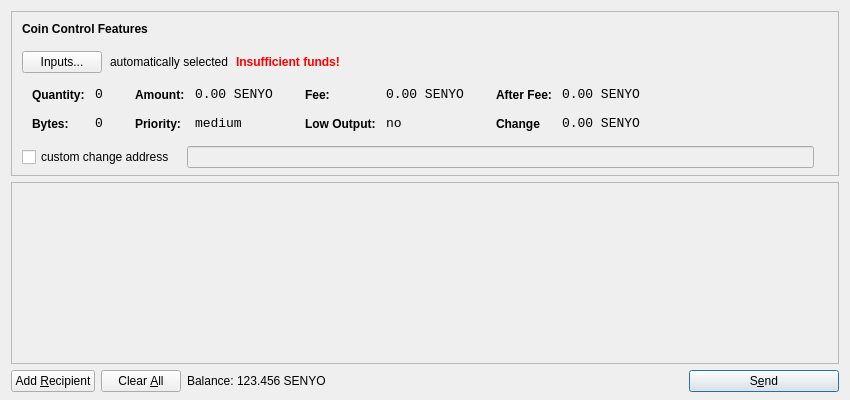
<?xml version="1.0" encoding="UTF-8"?>
<ui version="4.0">
 <class>SendCoinsDialog</class>
 <widget class="QDialog" name="SendCoinsDialog">
  <property name="geometry">
   <rect>
    <x>0</x>
    <y>0</y>
    <width>850</width>
    <height>400</height>
   </rect>
  </property>
  <property name="windowTitle">
   <string>Send Coins</string>
  </property>
  <layout class="QVBoxLayout" name="verticalLayout" stretch="0,1,0">
   <property name="bottomMargin">
    <number>8</number>
   </property>
   <item>
    <widget class="QFrame" name="frameCoinControl">
     <property name="sizePolicy">
      <sizepolicy hsizetype="Expanding" vsizetype="Expanding">
       <horstretch>0</horstretch>
       <verstretch>0</verstretch>
      </sizepolicy>
     </property>
     <property name="maximumSize">
      <size>
       <width>16777215</width>
       <height>16777215</height>
      </size>
     </property>
     <property name="frameShape">
      <enum>QFrame::StyledPanel</enum>
     </property>
     <property name="frameShadow">
      <enum>QFrame::Sunken</enum>
     </property>
     <layout class="QVBoxLayout" name="verticalLayoutCoinControl2">
      <property name="spacing">
       <number>-1</number>
      </property>
      <property name="leftMargin">
       <number>0</number>
      </property>
      <property name="topMargin">
       <number>0</number>
      </property>
      <property name="rightMargin">
       <number>0</number>
      </property>
      <property name="bottomMargin">
       <number>6</number>
      </property>
      <item>
       <layout class="QVBoxLayout" name="verticalLayoutCoinControl" stretch="0,0,0,0,1">
        <property name="spacing">
         <number>0</number>
        </property>
        <property name="leftMargin">
         <number>10</number>
        </property>
        <property name="topMargin">
         <number>10</number>
        </property>
        <item>
         <layout class="QHBoxLayout" name="horizontalLayoutCoinControl1">
          <property name="bottomMargin">
           <number>15</number>
          </property>
          <item>
           <widget class="QLabel" name="labelCoinControlFeatures">
            <property name="sizePolicy">
             <sizepolicy hsizetype="Preferred" vsizetype="Maximum">
              <horstretch>0</horstretch>
              <verstretch>0</verstretch>
             </sizepolicy>
            </property>
            <property name="font">
             <font>
              <weight>75</weight>
              <bold>true</bold>
             </font>
            </property>
            <property name="styleSheet">
             <string notr="true">font-weight:bold;</string>
            </property>
            <property name="text">
             <string>Coin Control Features</string>
            </property>
           </widget>
          </item>
         </layout>
        </item>
        <item>
         <layout class="QHBoxLayout" name="horizontalLayoutCoinControl2" stretch="0,0,0,0">
          <property name="spacing">
           <number>8</number>
          </property>
          <property name="bottomMargin">
           <number>10</number>
          </property>
          <item>
           <widget class="QPushButton" name="pushButtonCoinControl">
            <property name="styleSheet">
             <string notr="true"/>
            </property>
            <property name="text">
             <string>Inputs...</string>
            </property>
           </widget>
          </item>
          <item>
           <widget class="QLabel" name="labelCoinControlAutomaticallySelected">
            <property name="text">
             <string>automatically selected</string>
            </property>
            <property name="margin">
             <number>5</number>
            </property>
           </widget>
          </item>
          <item>
           <widget class="QLabel" name="labelCoinControlInsuffFunds">
            <property name="font">
             <font>
              <weight>75</weight>
              <bold>true</bold>
             </font>
            </property>
            <property name="styleSheet">
             <string notr="true">color:red;font-weight:bold;</string>
            </property>
            <property name="text">
             <string>Insufficient funds!</string>
            </property>
            <property name="margin">
             <number>5</number>
            </property>
           </widget>
          </item>
          <item>
           <spacer name="horizontalSpacerCoinControl">
            <property name="orientation">
             <enum>Qt::Horizontal</enum>
            </property>
            <property name="sizeHint" stdset="0">
             <size>
              <width>40</width>
              <height>1</height>
             </size>
            </property>
           </spacer>
          </item>
         </layout>
        </item>
        <item>
         <widget class="QWidget" name="widgetCoinControl" native="true">
          <property name="sizePolicy">
           <sizepolicy hsizetype="Preferred" vsizetype="Preferred">
            <horstretch>0</horstretch>
            <verstretch>0</verstretch>
           </sizepolicy>
          </property>
          <property name="minimumSize">
           <size>
            <width>0</width>
            <height>0</height>
           </size>
          </property>
          <property name="styleSheet">
           <string notr="true"/>
          </property>
          <layout class="QHBoxLayout" name="horizontalLayoutCoinControl5">
           <property name="margin">
            <number>0</number>
           </property>
           <item>
            <layout class="QHBoxLayout" name="horizontalLayoutCoinControl3" stretch="0,0,0,1">
             <property name="spacing">
              <number>20</number>
             </property>
             <property name="topMargin">
              <number>0</number>
             </property>
             <property name="bottomMargin">
              <number>10</number>
             </property>
             <item>
              <layout class="QFormLayout" name="formLayoutCoinControl1">
               <property name="horizontalSpacing">
                <number>10</number>
               </property>
               <property name="verticalSpacing">
                <number>14</number>
               </property>
               <property name="leftMargin">
                <number>10</number>
               </property>
               <property name="topMargin">
                <number>4</number>
               </property>
               <property name="rightMargin">
                <number>6</number>
               </property>
               <item row="0" column="0">
                <widget class="QLabel" name="labelCoinControlQuantityText">
                 <property name="styleSheet">
                  <string notr="true">font-weight:bold;</string>
                 </property>
                 <property name="text">
                  <string>Quantity:</string>
                 </property>
                 <property name="margin">
                  <number>0</number>
                 </property>
                </widget>
               </item>
               <item row="0" column="1">
                <widget class="QLabel" name="labelCoinControlQuantity">
                 <property name="font">
                  <font>
                   <family>Monospace</family>
                   <pointsize>10</pointsize>
                  </font>
                 </property>
                 <property name="cursor">
                  <cursorShape>IBeamCursor</cursorShape>
                 </property>
                 <property name="contextMenuPolicy">
                  <enum>Qt::ActionsContextMenu</enum>
                 </property>
                 <property name="text">
                  <string>0</string>
                 </property>
                 <property name="margin">
                  <number>0</number>
                 </property>
                 <property name="textInteractionFlags">
                  <set>Qt::LinksAccessibleByMouse|Qt::TextSelectableByKeyboard|Qt::TextSelectableByMouse</set>
                 </property>
                </widget>
               </item>
               <item row="1" column="0">
                <widget class="QLabel" name="labelCoinControlBytesText">
                 <property name="styleSheet">
                  <string notr="true">font-weight:bold;</string>
                 </property>
                 <property name="text">
                  <string>Bytes:</string>
                 </property>
                </widget>
               </item>
               <item row="1" column="1">
                <widget class="QLabel" name="labelCoinControlBytes">
                 <property name="font">
                  <font>
                   <family>Monospace</family>
                   <pointsize>10</pointsize>
                  </font>
                 </property>
                 <property name="cursor">
                  <cursorShape>IBeamCursor</cursorShape>
                 </property>
                 <property name="contextMenuPolicy">
                  <enum>Qt::ActionsContextMenu</enum>
                 </property>
                 <property name="text">
                  <string>0</string>
                 </property>
                 <property name="textInteractionFlags">
                  <set>Qt::LinksAccessibleByMouse|Qt::TextSelectableByKeyboard|Qt::TextSelectableByMouse</set>
                 </property>
                </widget>
               </item>
              </layout>
             </item>
             <item>
              <layout class="QFormLayout" name="formLayoutCoinControl2">
               <property name="horizontalSpacing">
                <number>10</number>
               </property>
               <property name="verticalSpacing">
                <number>14</number>
               </property>
               <property name="leftMargin">
                <number>6</number>
               </property>
               <property name="topMargin">
                <number>4</number>
               </property>
               <property name="rightMargin">
                <number>6</number>
               </property>
               <item row="0" column="0">
                <widget class="QLabel" name="labelCoinControlAmountText">
                 <property name="styleSheet">
                  <string notr="true">font-weight:bold;</string>
                 </property>
                 <property name="text">
                  <string>Amount:</string>
                 </property>
                 <property name="margin">
                  <number>0</number>
                 </property>
                </widget>
               </item>
               <item row="0" column="1">
                <widget class="QLabel" name="labelCoinControlAmount">
                 <property name="font">
                  <font>
                   <family>Monospace</family>
                   <pointsize>10</pointsize>
                  </font>
                 </property>
                 <property name="cursor">
                  <cursorShape>IBeamCursor</cursorShape>
                 </property>
                 <property name="contextMenuPolicy">
                  <enum>Qt::ActionsContextMenu</enum>
                 </property>
                 <property name="text">
                  <string>0.00 SENYO</string>
                 </property>
                 <property name="textInteractionFlags">
                  <set>Qt::LinksAccessibleByMouse|Qt::TextSelectableByKeyboard|Qt::TextSelectableByMouse</set>
                 </property>
                </widget>
               </item>
               <item row="1" column="0">
                <widget class="QLabel" name="labelCoinControlPriorityText">
                 <property name="styleSheet">
                  <string notr="true">font-weight:bold;</string>
                 </property>
                 <property name="text">
                  <string>Priority:</string>
                 </property>
                </widget>
               </item>
               <item row="1" column="1">
                <widget class="QLabel" name="labelCoinControlPriority">
                 <property name="font">
                  <font>
                   <family>Monospace</family>
                   <pointsize>10</pointsize>
                  </font>
                 </property>
                 <property name="cursor">
                  <cursorShape>IBeamCursor</cursorShape>
                 </property>
                 <property name="contextMenuPolicy">
                  <enum>Qt::ActionsContextMenu</enum>
                 </property>
                 <property name="text">
                  <string>medium</string>
                 </property>
                 <property name="textInteractionFlags">
                  <set>Qt::LinksAccessibleByMouse|Qt::TextSelectableByKeyboard|Qt::TextSelectableByMouse</set>
                 </property>
                </widget>
               </item>
              </layout>
             </item>
             <item>
              <layout class="QFormLayout" name="formLayoutCoinControl3">
               <property name="horizontalSpacing">
                <number>10</number>
               </property>
               <property name="verticalSpacing">
                <number>14</number>
               </property>
               <property name="leftMargin">
                <number>6</number>
               </property>
               <property name="topMargin">
                <number>4</number>
               </property>
               <property name="rightMargin">
                <number>6</number>
               </property>
               <item row="0" column="0">
                <widget class="QLabel" name="labelCoinControlFeeText">
                 <property name="styleSheet">
                  <string notr="true">font-weight:bold;</string>
                 </property>
                 <property name="text">
                  <string>Fee:</string>
                 </property>
                 <property name="margin">
                  <number>0</number>
                 </property>
                </widget>
               </item>
               <item row="0" column="1">
                <widget class="QLabel" name="labelCoinControlFee">
                 <property name="font">
                  <font>
                   <family>Monospace</family>
                   <pointsize>10</pointsize>
                  </font>
                 </property>
                 <property name="cursor">
                  <cursorShape>IBeamCursor</cursorShape>
                 </property>
                 <property name="contextMenuPolicy">
                  <enum>Qt::ActionsContextMenu</enum>
                 </property>
                 <property name="text">
                  <string>0.00 SENYO</string>
                 </property>
                 <property name="textInteractionFlags">
                  <set>Qt::LinksAccessibleByMouse|Qt::TextSelectableByKeyboard|Qt::TextSelectableByMouse</set>
                 </property>
                </widget>
               </item>
               <item row="1" column="0">
                <widget class="QLabel" name="labelCoinControlLowOutputText">
                 <property name="styleSheet">
                  <string notr="true">font-weight:bold;</string>
                 </property>
                 <property name="text">
                  <string>Low Output:</string>
                 </property>
                </widget>
               </item>
               <item row="1" column="1">
                <widget class="QLabel" name="labelCoinControlLowOutput">
                 <property name="font">
                  <font>
                   <family>Monospace</family>
                   <pointsize>10</pointsize>
                  </font>
                 </property>
                 <property name="cursor">
                  <cursorShape>IBeamCursor</cursorShape>
                 </property>
                 <property name="contextMenuPolicy">
                  <enum>Qt::ActionsContextMenu</enum>
                 </property>
                 <property name="text">
                  <string>no</string>
                 </property>
                 <property name="textInteractionFlags">
                  <set>Qt::LinksAccessibleByMouse|Qt::TextSelectableByKeyboard|Qt::TextSelectableByMouse</set>
                 </property>
                </widget>
               </item>
              </layout>
             </item>
             <item>
              <layout class="QFormLayout" name="formLayoutCoinControl4">
               <property name="horizontalSpacing">
                <number>10</number>
               </property>
               <property name="verticalSpacing">
                <number>14</number>
               </property>
               <property name="leftMargin">
                <number>6</number>
               </property>
               <property name="topMargin">
                <number>4</number>
               </property>
               <property name="rightMargin">
                <number>6</number>
               </property>
               <item row="0" column="0">
                <widget class="QLabel" name="labelCoinControlAfterFeeText">
                 <property name="styleSheet">
                  <string notr="true">font-weight:bold;</string>
                 </property>
                 <property name="text">
                  <string>After Fee:</string>
                 </property>
                 <property name="margin">
                  <number>0</number>
                 </property>
                </widget>
               </item>
               <item row="0" column="1">
                <widget class="QLabel" name="labelCoinControlAfterFee">
                 <property name="font">
                  <font>
                   <family>Monospace</family>
                   <pointsize>10</pointsize>
                  </font>
                 </property>
                 <property name="cursor">
                  <cursorShape>IBeamCursor</cursorShape>
                 </property>
                 <property name="contextMenuPolicy">
                  <enum>Qt::ActionsContextMenu</enum>
                 </property>
                 <property name="text">
                  <string>0.00 SENYO</string>
                 </property>
                 <property name="textInteractionFlags">
                  <set>Qt::LinksAccessibleByMouse|Qt::TextSelectableByKeyboard|Qt::TextSelectableByMouse</set>
                 </property>
                </widget>
               </item>
               <item row="1" column="0">
                <widget class="QLabel" name="labelCoinControlChangeText">
                 <property name="styleSheet">
                  <string notr="true">font-weight:bold;</string>
                 </property>
                 <property name="text">
                  <string>Change</string>
                 </property>
                </widget>
               </item>
               <item row="1" column="1">
                <widget class="QLabel" name="labelCoinControlChange">
                 <property name="font">
                  <font>
                   <family>Monospace</family>
                   <pointsize>10</pointsize>
                  </font>
                 </property>
                 <property name="cursor">
                  <cursorShape>IBeamCursor</cursorShape>
                 </property>
                 <property name="contextMenuPolicy">
                  <enum>Qt::ActionsContextMenu</enum>
                 </property>
                 <property name="text">
                  <string>0.00 SENYO</string>
                 </property>
                 <property name="textInteractionFlags">
                  <set>Qt::LinksAccessibleByMouse|Qt::TextSelectableByKeyboard|Qt::TextSelectableByMouse</set>
                 </property>
                </widget>
               </item>
              </layout>
             </item>
            </layout>
           </item>
          </layout>
         </widget>
        </item>
        <item>
         <layout class="QHBoxLayout" name="horizontalLayoutCoinControl4" stretch="0,0,0">
          <property name="spacing">
           <number>12</number>
          </property>
          <property name="sizeConstraint">
           <enum>QLayout::SetDefaultConstraint</enum>
          </property>
          <property name="topMargin">
           <number>5</number>
          </property>
          <property name="rightMargin">
           <number>5</number>
          </property>
          <item>
           <widget class="QCheckBox" name="checkBoxCoinControlChange">
            <property name="text">
             <string>custom change address</string>
            </property>
           </widget>
          </item>
          <item>
           <widget class="QLineEdit" name="lineEditCoinControlChange">
            <property name="enabled">
             <bool>false</bool>
            </property>
            <property name="sizePolicy">
             <sizepolicy hsizetype="Expanding" vsizetype="Fixed">
              <horstretch>0</horstretch>
              <verstretch>0</verstretch>
             </sizepolicy>
            </property>
           </widget>
          </item>
          <item>
           <widget class="QLabel" name="labelCoinControlChangeLabel">
            <property name="sizePolicy">
             <sizepolicy hsizetype="Preferred" vsizetype="Expanding">
              <horstretch>0</horstretch>
              <verstretch>0</verstretch>
             </sizepolicy>
            </property>
            <property name="minimumSize">
             <size>
              <width>0</width>
              <height>0</height>
             </size>
            </property>
            <property name="text">
             <string/>
            </property>
            <property name="margin">
             <number>3</number>
            </property>
           </widget>
          </item>
         </layout>
        </item>
        <item>
         <spacer name="verticalSpacerCoinControl">
          <property name="orientation">
           <enum>Qt::Vertical</enum>
          </property>
          <property name="sizeHint" stdset="0">
           <size>
            <width>800</width>
            <height>1</height>
           </size>
          </property>
         </spacer>
        </item>
       </layout>
      </item>
     </layout>
    </widget>
   </item>
   <item>
    <widget class="QScrollArea" name="scrollArea">
     <property name="widgetResizable">
      <bool>true</bool>
     </property>
     <widget class="QWidget" name="scrollAreaWidgetContents">
      <property name="geometry">
       <rect>
        <x>0</x>
        <y>0</y>
        <width>830</width>
        <height>165</height>
       </rect>
      </property>
      <layout class="QVBoxLayout" name="verticalLayout_2">
       <property name="margin">
        <number>0</number>
       </property>
       <item>
        <layout class="QVBoxLayout" name="entries">
         <property name="spacing">
          <number>6</number>
         </property>
        </layout>
       </item>
       <item>
        <spacer name="verticalSpacer">
         <property name="orientation">
          <enum>Qt::Vertical</enum>
         </property>
         <property name="sizeHint" stdset="0">
          <size>
           <width>20</width>
           <height>40</height>
          </size>
         </property>
        </spacer>
       </item>
      </layout>
     </widget>
    </widget>
   </item>
   <item>
    <layout class="QHBoxLayout" name="horizontalLayout">
     <item>
      <widget class="QPushButton" name="addButton">
       <property name="toolTip">
        <string>Send to multiple recipients at once</string>
       </property>
       <property name="text">
        <string>Add &amp;Recipient</string>
       </property>
       <property name="icon">
        <iconset resource="../bitcoin.qrc">
         <normaloff>:/icons/add</normaloff>:/icons/add</iconset>
       </property>
       <property name="autoDefault">
        <bool>false</bool>
       </property>
      </widget>
     </item>
     <item>
      <widget class="QPushButton" name="clearButton">
       <property name="sizePolicy">
        <sizepolicy hsizetype="Minimum" vsizetype="Fixed">
         <horstretch>0</horstretch>
         <verstretch>0</verstretch>
        </sizepolicy>
       </property>
       <property name="toolTip">
        <string>Remove all transaction fields</string>
       </property>
       <property name="text">
        <string>Clear &amp;All</string>
       </property>
       <property name="icon">
        <iconset resource="../bitcoin.qrc">
         <normaloff>:/icons/remove</normaloff>:/icons/remove</iconset>
       </property>
       <property name="autoRepeatDelay">
        <number>300</number>
       </property>
       <property name="autoDefault">
        <bool>false</bool>
       </property>
      </widget>
     </item>
     <item>
      <layout class="QHBoxLayout" name="horizontalLayout_2">
       <property name="spacing">
        <number>3</number>
       </property>
       <item>
        <widget class="QLabel" name="label">
         <property name="sizePolicy">
          <sizepolicy hsizetype="Preferred" vsizetype="Fixed">
           <horstretch>0</horstretch>
           <verstretch>0</verstretch>
          </sizepolicy>
         </property>
         <property name="text">
          <string>Balance:</string>
         </property>
        </widget>
       </item>
       <item>
        <widget class="QLabel" name="labelBalance">
         <property name="sizePolicy">
          <sizepolicy hsizetype="Preferred" vsizetype="Fixed">
           <horstretch>0</horstretch>
           <verstretch>0</verstretch>
          </sizepolicy>
         </property>
         <property name="cursor">
          <cursorShape>IBeamCursor</cursorShape>
         </property>
         <property name="text">
          <string>123.456 SENYO</string>
         </property>
         <property name="textInteractionFlags">
          <set>Qt::LinksAccessibleByMouse|Qt::TextSelectableByKeyboard|Qt::TextSelectableByMouse</set>
         </property>
        </widget>
       </item>
      </layout>
     </item>
     <item>
      <spacer name="horizontalSpacer">
       <property name="orientation">
        <enum>Qt::Horizontal</enum>
       </property>
       <property name="sizeHint" stdset="0">
        <size>
         <width>40</width>
         <height>20</height>
        </size>
       </property>
      </spacer>
     </item>
     <item>
      <widget class="QPushButton" name="sendButton">
       <property name="minimumSize">
        <size>
         <width>150</width>
         <height>0</height>
        </size>
       </property>
       <property name="toolTip">
        <string>Confirm the send action</string>
       </property>
       <property name="text">
        <string>S&amp;end</string>
       </property>
       <property name="icon">
        <iconset resource="../bitcoin.qrc">
         <normaloff>:/icons/send</normaloff>:/icons/send</iconset>
       </property>
       <property name="default">
        <bool>true</bool>
       </property>
      </widget>
     </item>
    </layout>
   </item>
  </layout>
 </widget>
 <resources>
  <include location="../bitcoin.qrc"/>
 </resources>
 <connections/>
</ui>
